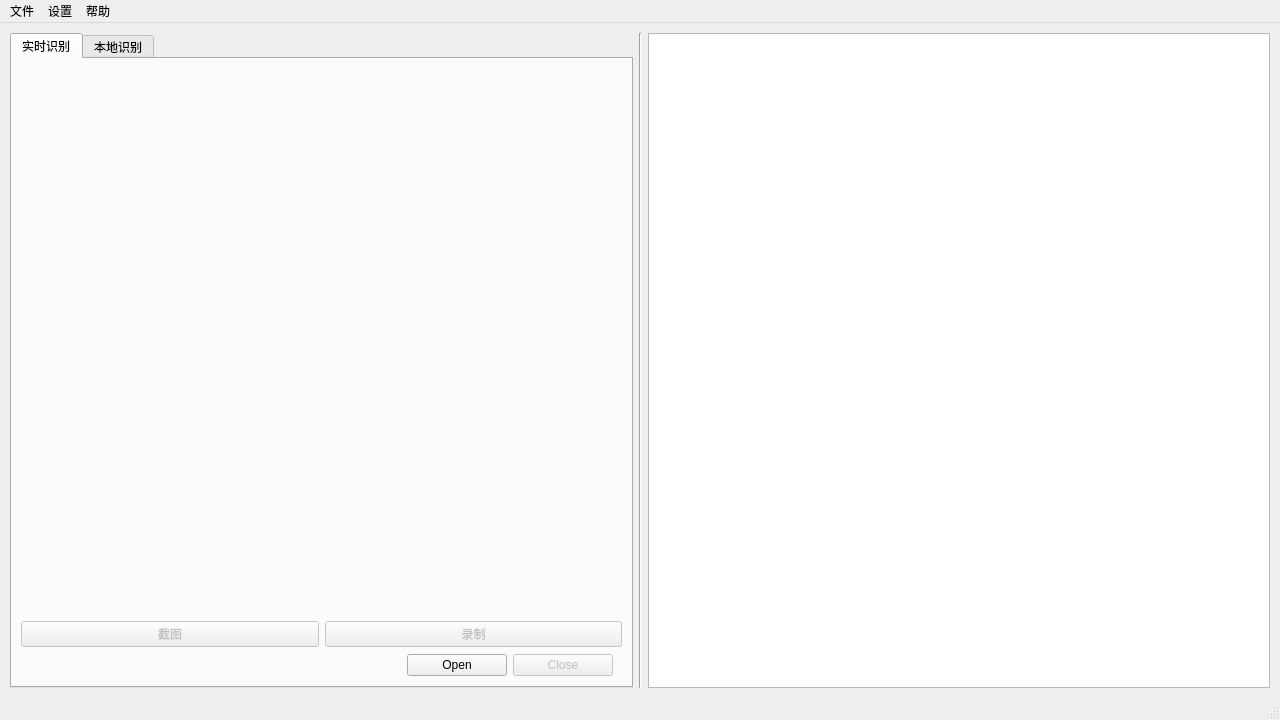
<?xml version="1.0" encoding="UTF-8"?>
<ui version="4.0">
 <class>MainWindow</class>
 <widget class="QMainWindow" name="MainWindow">
  <property name="geometry">
   <rect>
    <x>0</x>
    <y>0</y>
    <width>1280</width>
    <height>720</height>
   </rect>
  </property>
  <property name="minimumSize">
   <size>
    <width>1280</width>
    <height>720</height>
   </size>
  </property>
  <property name="windowTitle">
   <string>MainWindow</string>
  </property>
  <widget class="QWidget" name="centralwidget">
   <layout class="QHBoxLayout" name="horizontalLayout_2">
    <item>
     <widget class="QWidget" name="widget" native="true">
      <layout class="QHBoxLayout" name="horizontalLayout">
       <property name="leftMargin">
        <number>1</number>
       </property>
       <property name="topMargin">
        <number>1</number>
       </property>
       <property name="rightMargin">
        <number>1</number>
       </property>
       <property name="bottomMargin">
        <number>1</number>
       </property>
       <item>
        <widget class="QTabWidget" name="tabWidget">
         <property name="font">
          <font>
           <family>Microsoft YaHei UI</family>
          </font>
         </property>
         <property name="tabShape">
          <enum>QTabWidget::Rounded</enum>
         </property>
         <property name="currentIndex">
          <number>0</number>
         </property>
         <property name="elideMode">
          <enum>Qt::ElideNone</enum>
         </property>
         <widget class="QWidget" name="tab">
          <attribute name="title">
           <string>实时识别</string>
          </attribute>
          <layout class="QGridLayout" name="gridLayout">
           <item row="1" column="0">
            <widget class="QPushButton" name="pBtnCatchPicture">
             <property name="enabled">
              <bool>false</bool>
             </property>
             <property name="text">
              <string>截图</string>
             </property>
            </widget>
           </item>
           <item row="1" column="1">
            <widget class="QPushButton" name="pBtnRecording">
             <property name="enabled">
              <bool>false</bool>
             </property>
             <property name="text">
              <string>录制</string>
             </property>
            </widget>
           </item>
           <item row="2" column="0" colspan="2">
            <widget class="QWidget" name="widget_2" native="true">
             <property name="sizePolicy">
              <sizepolicy hsizetype="Preferred" vsizetype="Fixed">
               <horstretch>0</horstretch>
               <verstretch>0</verstretch>
              </sizepolicy>
             </property>
             <layout class="QHBoxLayout" name="horizontalLayout_4">
              <property name="topMargin">
               <number>1</number>
              </property>
              <property name="bottomMargin">
               <number>1</number>
              </property>
              <item>
               <spacer name="horizontalSpacer">
                <property name="orientation">
                 <enum>Qt::Horizontal</enum>
                </property>
                <property name="sizeHint" stdset="0">
                 <size>
                  <width>40</width>
                  <height>20</height>
                 </size>
                </property>
               </spacer>
              </item>
              <item>
               <widget class="QPushButton" name="pBtnOpenCamera">
                <property name="minimumSize">
                 <size>
                  <width>100</width>
                  <height>0</height>
                 </size>
                </property>
                <property name="text">
                 <string>Open</string>
                </property>
               </widget>
              </item>
              <item>
               <widget class="QPushButton" name="pBtnCloseCamera">
                <property name="enabled">
                 <bool>false</bool>
                </property>
                <property name="minimumSize">
                 <size>
                  <width>100</width>
                  <height>0</height>
                 </size>
                </property>
                <property name="text">
                 <string>Close</string>
                </property>
               </widget>
              </item>
             </layout>
            </widget>
           </item>
           <item row="0" column="0" colspan="2">
            <widget class="QLabel" name="CameraView">
             <property name="sizePolicy">
              <sizepolicy hsizetype="Expanding" vsizetype="Expanding">
               <horstretch>0</horstretch>
               <verstretch>0</verstretch>
              </sizepolicy>
             </property>
             <property name="minimumSize">
              <size>
               <width>480</width>
               <height>270</height>
              </size>
             </property>
             <property name="text">
              <string/>
             </property>
            </widget>
           </item>
          </layout>
         </widget>
         <widget class="QWidget" name="tab_2">
          <attribute name="title">
           <string>本地识别</string>
          </attribute>
          <layout class="QVBoxLayout" name="verticalLayout">
           <item>
            <widget class="QWidget" name="widget_3" native="true">
             <property name="sizePolicy">
              <sizepolicy hsizetype="Preferred" vsizetype="Fixed">
               <horstretch>0</horstretch>
               <verstretch>0</verstretch>
              </sizepolicy>
             </property>
             <layout class="QHBoxLayout" name="horizontalLayout_3">
              <item>
               <widget class="QLabel" name="label">
                <property name="text">
                 <string>存储路径:</string>
                </property>
               </widget>
              </item>
              <item>
               <widget class="QLineEdit" name="lineEditFilePath">
                <property name="enabled">
                 <bool>false</bool>
                </property>
               </widget>
              </item>
              <item>
               <widget class="QToolButton" name="tBtnOpenFile">
                <property name="minimumSize">
                 <size>
                  <width>50</width>
                  <height>27</height>
                 </size>
                </property>
                <property name="text">
                 <string>...</string>
                </property>
               </widget>
              </item>
             </layout>
            </widget>
           </item>
           <item>
            <widget class="QLabel" name="FileView">
             <property name="text">
              <string/>
             </property>
            </widget>
           </item>
           <item>
            <widget class="QWidget" name="widget_4" native="true">
             <property name="sizePolicy">
              <sizepolicy hsizetype="Preferred" vsizetype="Fixed">
               <horstretch>0</horstretch>
               <verstretch>0</verstretch>
              </sizepolicy>
             </property>
             <layout class="QHBoxLayout" name="horizontalLayout_5">
              <property name="topMargin">
               <number>1</number>
              </property>
              <property name="bottomMargin">
               <number>1</number>
              </property>
              <item>
               <spacer name="horizontalSpacer_2">
                <property name="orientation">
                 <enum>Qt::Horizontal</enum>
                </property>
                <property name="sizeHint" stdset="0">
                 <size>
                  <width>40</width>
                  <height>20</height>
                 </size>
                </property>
               </spacer>
              </item>
              <item>
               <widget class="QPushButton" name="pBtnFileStart">
                <property name="enabled">
                 <bool>false</bool>
                </property>
                <property name="minimumSize">
                 <size>
                  <width>100</width>
                  <height>0</height>
                 </size>
                </property>
                <property name="text">
                 <string>开始</string>
                </property>
               </widget>
              </item>
              <item>
               <widget class="QPushButton" name="pBtnFileCancel">
                <property name="enabled">
                 <bool>false</bool>
                </property>
                <property name="minimumSize">
                 <size>
                  <width>100</width>
                  <height>0</height>
                 </size>
                </property>
                <property name="text">
                 <string>停止</string>
                </property>
               </widget>
              </item>
             </layout>
            </widget>
           </item>
          </layout>
         </widget>
        </widget>
       </item>
       <item>
        <widget class="Line" name="line">
         <property name="orientation">
          <enum>Qt::Vertical</enum>
         </property>
        </widget>
       </item>
       <item>
        <widget class="QListWidget" name="listWidgetResult">
         <property name="frameShape">
          <enum>QFrame::StyledPanel</enum>
         </property>
         <property name="frameShadow">
          <enum>QFrame::Sunken</enum>
         </property>
         <property name="lineWidth">
          <number>1</number>
         </property>
        </widget>
       </item>
      </layout>
     </widget>
    </item>
   </layout>
  </widget>
  <widget class="QStatusBar" name="statusbar"/>
  <widget class="QMenuBar" name="menubar">
   <property name="geometry">
    <rect>
     <x>0</x>
     <y>0</y>
     <width>1280</width>
     <height>25</height>
    </rect>
   </property>
   <widget class="QMenu" name="menuFile">
    <property name="title">
     <string>文件</string>
    </property>
    <addaction name="actionOpenFile"/>
   </widget>
   <widget class="QMenu" name="menuSetting">
    <property name="title">
     <string>设置</string>
    </property>
    <addaction name="actionFileSavePath"/>
   </widget>
   <widget class="QMenu" name="menuHelp">
    <property name="title">
     <string>帮助</string>
    </property>
    <addaction name="actionHelp"/>
    <addaction name="separator"/>
    <addaction name="actionAbout"/>
   </widget>
   <addaction name="menuFile"/>
   <addaction name="menuSetting"/>
   <addaction name="menuHelp"/>
  </widget>
  <action name="actionOpenFile">
   <property name="text">
    <string>打开 (O)</string>
   </property>
   <property name="shortcut">
    <string>Ctrl+O</string>
   </property>
  </action>
  <action name="actionHelp">
   <property name="text">
    <string>帮助 (H)</string>
   </property>
   <property name="shortcut">
    <string>Ctrl+H</string>
   </property>
  </action>
  <action name="actionAbout">
   <property name="text">
    <string>关于</string>
   </property>
  </action>
  <action name="actionFileSavePath">
   <property name="text">
    <string>保存目录 (S)</string>
   </property>
   <property name="shortcut">
    <string>Ctrl+S</string>
   </property>
  </action>
 </widget>
 <resources/>
 <connections/>
</ui>
